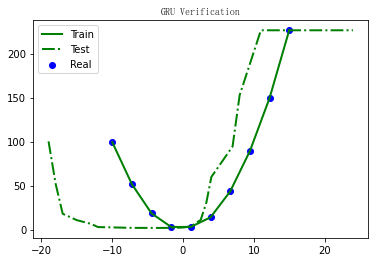

Source code (Python):
# -*- coding: utf-8 -*-
"""
Created on Mon Dec 21 21:25:24 2020

@author: steve
Refer:
    吴恩达深度学习编程作业pytorch 版 gru时间序列 https://blog.csdn.net/weixin_41992565/article/details/91420086

"""

import torch
from torch import nn
import torch.nn.functional as F
import numpy as np
import matplotlib.pyplot as plt

#x_train_float=torch.linspace(-1,1,100).reshape(100,1,3)
x_train_float = torch.randn(1, 1, 96)
x_train_float = torch.tensor(np.arange(-8,8,1).reshape(2,1,8)).float() # 2批 x 1行 x 10列
x_train_float = torch.linspace(-10, 15, 10).reshape(1, -1, 1).float()
#建立从-1到1之间一百个点并且改变他的阶数（从【1,100】变到【100,1】）
#y=x_train_float #使用一元一次函数检测卷积神经网络序列预测
y=x_train_float.pow(2) #使用一元二次函数检测卷积神经网络序列预测
#建立x与y之间的关系y=x^2
y_train_float=torch.normal(y, 1)
#y_train_float=y
y_train_float_2d=y_train_float.view(1,-1)
#在实际过程中由于不可避免的因素存在会有误差发生但是围绕实际值上下波动


class GRU_Series(nn.Module):
    def __init__(self, input_size, hidden_size, output_size=5, num_layers=1):
        super(GRU_Series, self).__init__()
        
        self.rnn = nn.GRU(
            input_size,     
            hidden_size,     # rnn hidden unit
            num_layers,       # 有几层 RNN layers
            batch_first=True)
        self.out = nn.Linear(hidden_size, output_size)
          
    def forward(self, x, h_state):
         r_out,h_state = self.rnn(x, h_state)
         out = self.out(r_out[:, -1, :])
         
         outs = []    # save all predictions
         for time_step in range(r_out.size(1)):    # calculate output for each time step
             outs.append(self.out(r_out[:, time_step, :]))
         return torch.stack(outs, dim=1), h_state
    
net = GRU_Series(1, 30, 1, 3)
print('Net的网络体系结构为：', net)
optimizer = torch.optim.Adam(net.parameters(), lr=0.005)
loss_func = nn.MSELoss()

h_state = None      # for initial hidden state

for i in range(5000):
    if i:
        loss.backward()#将误差返回给模型
        optimizer.step()#建模型的数据更新
    prediction, h_state = net(x_train_float, h_state)#将数据放入放入模型中
    # !! next step is important !!
    h_state = h_state.data        # repack the hidden state, break the connection from last iteration
    
    loss=loss_func(prediction,y_train_float)#把模拟的结果和实际的差计算出来
    if i%200==0:
        print("i={}, Loss: {}".format( i, loss))
    optimizer.zero_grad()
#将上一步计算的梯度清零，因为他计算的时候梯度会累加，这样会导致结果不准

#Save model
torch.save(net.state_dict(), "gru1.pkl")

#To improve performance, load existing model directly
net.load_state_dict(torch.load("gru1.pkl"))

from matplotlib.font_manager import FontProperties
font = {'family':'SimHei', 'weight':'normal', 'size':10} #字体设置方式2，可显示中文字体
plt.title(f"GRU Verification", fontproperties=font);

#Show real graph
plt.plot(x_train_float.view(-1).tolist(), y_train_float.view(-1).tolist(), color='blue', linewidth=1.0, linestyle='dotted')
plt.scatter(x_train_float.view(-1).tolist(), y_train_float.view(-1).tolist(), color="blue", label="Real")

print("h_state", h_state)
prediction, h_state = net(x_train_float, h_state)
print("h_state", h_state)

plt.plot(x_train_float.view(-1).tolist(), prediction.view(-1).tolist(),color="green", label='Train', linewidth=2.0)

x_test_float = torch.tensor(np.array([-19, -18, -17, -15, -13, -12, -8, -7, -4, -3.5, -2.8, -1.1, -0.3, 
          0.3, 1.2, 2.5, 3.3, 4, 7, 8, 11, 12, 14, 17, 18, 19, 20, 21, 22, 23, 24]).reshape(1,-1,1)).float()
y_test_float, h_state = net(x_test_float, h_state)
plt.plot(x_test_float.view(-1).tolist(), y_test_float.view(-1).tolist(), color='green', linewidth=2.0, label='Test', linestyle='-.')

plt.legend()
plt.show()
